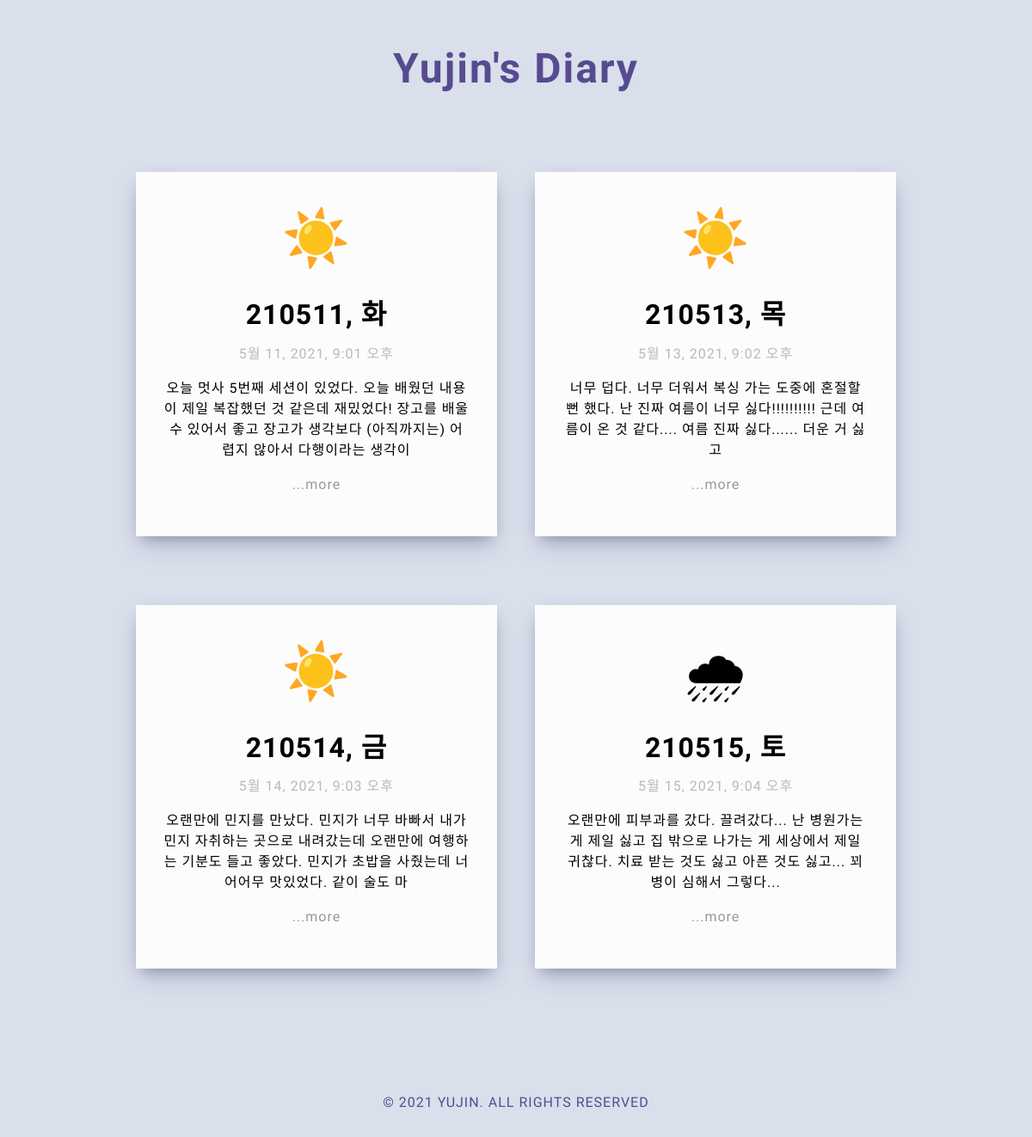
Before: / with the older database file.
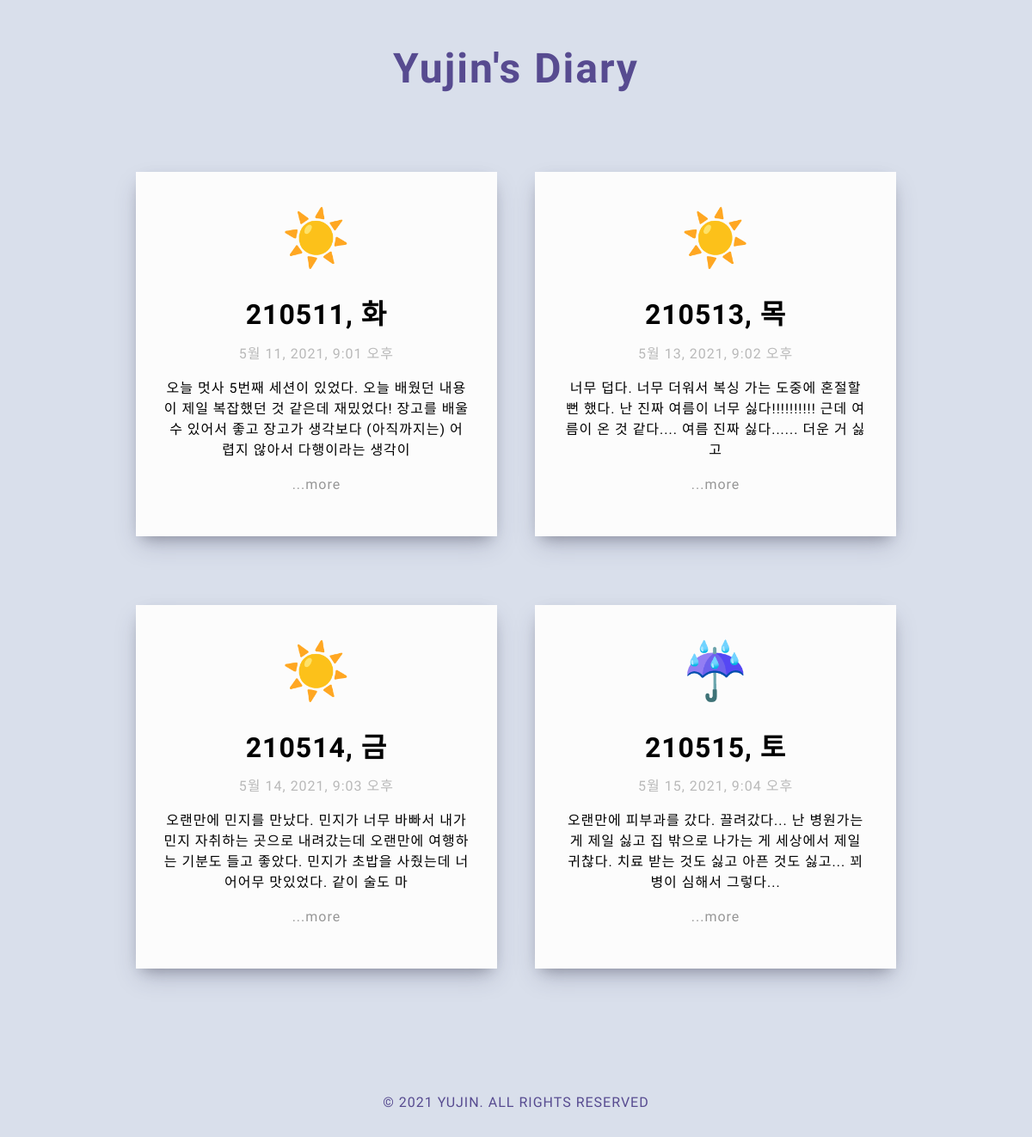
After: the same page with the newer database file.
### diaryapp/models.py (models this page shows, shortened)
class Diary(models.Model):
    title = models.CharField(max_length=200)
    created_at = models.DateTimeField('작성시간', default = timezone.now)
    weather = models.CharField(max_length=50, default="")
    body = models.TextField()
    def summary(self):
        return self.body[:100]

### diaryapp/views.py (the view)
# urls.py: 2. Add a URL to urlpatterns:  path('', views.home, name='home')
def home(request):
    posts = Diary.objects
    return render(request, 'home.html', {'posts' : posts})

### diaryapp/templates/home.html (shortened to what this page needs)
<!DOCTYPE html>
<html>
  <head>
  </head>
  <body>
    <header>
      <h1>Yujin's Diary</h1>
    </header>
    {% for post in posts.all %}
    <a href="{%url 'detail' post.id%}">
      <div class="post">
        <p id="weather">{{post.weather}}</p>
        <h1>{{post.title}}</h1>
        <p style="color: rgb(185, 185, 185)">{{post.created_at}}</p>
        <p>{{post.summary}}</p>
        <p style="color: rgb(151, 151, 151)">...more</p>
      </div></a
    >
    {% endfor %}
    <br /><br /><br /><br /><br />
    <footer>
      <p>&copy; 2021 YUJIN. ALL RIGHTS RESERVED</p>
    </footer>
  </body>
</html>

### diaryapp/templates/home.html (style rules this page uses)
* { text-align: center; background-color: #d9dfeb; font-family: "Nanum Gothic"; letter-spacing: 1px; }
header h1 { font-family: "Ubuntu"; color: #574b90; letter-spacing: 2px; font-size: 3em; font-weight: bold; line-height: 2em; }
a { color: black; }
.post { display: inline-block; border: 2px solid #fcfcfc; background-color: #fcfcfc; line-height: 1.5em; width: 30%; height: 10%; margin: 40px 20px; padding: 0px 30px 30px 30px; box-shadow: 0 13px 27px -5px rgba(50, 50, 93, 0.25), 0 8px 16px -8px rgba(0, 0, 0, 0.3), 0 -6px 16px -6px rgba(0, 0, 0, 0.025); }
.post * { background-color: #fcfcfc; }
footer p { color: #574b90; font-family: "Ubuntu"; line-height: 3em; }
#weather { font-size: 4em; }

Changed rows visible on the page:
changed Diary "5월 15, 2021, 9:04 오후": weather "🌧" → "☔️"
